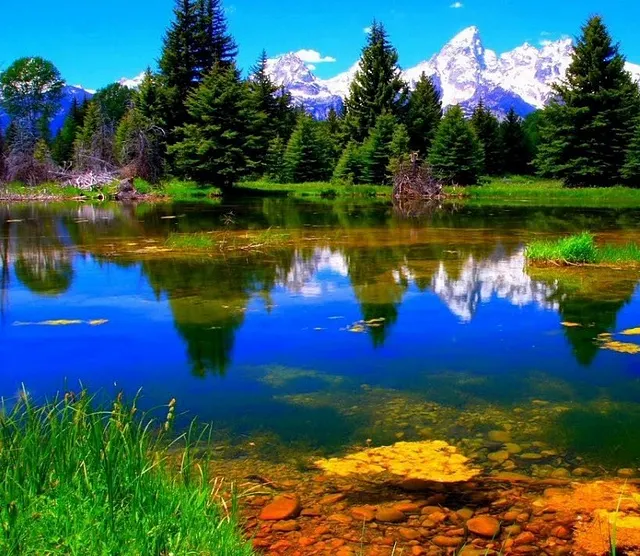
#> input picture images/img1.png, 640 x 556 px, given in place of img1.jpg, which was not available
$ python costura.py
#> lines starting #> are read from the running program, lines starting #| are printed output that depends on the picture
### vc/panografia.py
"""Panografia por translação: detecção de cantos (Harris), correspondência, RANSAC e mosaico.

As imagens são arrays NumPy (H, W) ou (H, W, C). Convenção: um ponto p2 da imagem 2 corresponde a
p1 = p2 + t no quadro da imagem 1, com pontos em coordenadas (x, y) = (coluna, linha) e t = (tx, ty).
"""
import numpy as np
from numpy.lib.stride_tricks import sliding_window_view

from . import filtros


def cinza(img):
    a = np.asarray(img, float)
    return a if a.ndim == 2 else a[..., :3] @ np.array([0.299, 0.587, 0.114])


# ---------- detecção ----------
def resposta_harris(img, sigma=1.5, k=0.04):
    """R = det(M) - k·tr(M)², com M = G_sigma * [Ix² IxIy; IxIy Iy²] e gradientes por diferença central."""
    g = cinza(img)
    iy, ix = np.gradient(g)
    n = int(2 * np.ceil(3 * sigma) + 1)
    w = filtros.nucleo_gaussiano(n, sigma)
    sxx, syy, sxy = (filtros.convolucao(v, w, "reflect") for v in (ix * ix, iy * iy, ix * iy))
    return sxx * syy - sxy ** 2 - k * (sxx + syy) ** 2


def detectar_cantos(img, max_pontos=800, raio_nms=6, margem=8, limiar_rel=0.01, sigma=1.5):
    """Pontos (x, y) de máximos locais de Harris (R > limiar_rel·Rmax), ordenados do mais forte ao mais fraco."""
    r = resposta_harris(img, sigma)
    H, W = r.shape
    t = 2 * raio_nms + 1
    maximo = sliding_window_view(np.pad(r, raio_nms, constant_values=-np.inf), (t, t)).max(axis=(-1, -2))
    ys, xs = np.nonzero((r >= maximo) & (r > limiar_rel * r.max()))
    dentro = (xs >= margem) & (xs < W - margem) & (ys >= margem) & (ys < H - margem)
    xs, ys = xs[dentro], ys[dentro]
    ordem = np.argsort(-r[ys, xs])[:max_pontos]
    return np.stack([xs[ordem], ys[ordem]], axis=1)


# ---------- descritores e correspondência ----------
def descritores(img, pontos, raio=7):
    """Retalhos (2·raio+1)² em torno dos pontos, com média zero e norma 1 (a correlação vira produto interno)."""
    g = filtros.convolucao(cinza(img), filtros.nucleo_gaussiano(5, 1.0), "reflect")
    p = np.pad(g, raio, mode="reflect")
    t = 2 * raio + 1
    jan = sliding_window_view(p, (t, t))
    d = jan[pontos[:, 1], pontos[:, 0]].reshape(len(pontos), -1)
    d = d - d.mean(axis=1, keepdims=True)
    return d / np.maximum(np.linalg.norm(d, axis=1, keepdims=True), 1e-12)


def correspondencias(d1, d2, ncc_min=0.85, razao=0.9):
    """Pares (i, j) com melhor correlação mútua, NCC >= ncc_min e teste da razão (2º melhor / melhor)."""
    if len(d1) == 0 or len(d2) == 0:
        return np.zeros((0, 2), int)
    c = d1 @ d2.T
    j = c.argmax(axis=1)
    i = c.argmax(axis=0)
    ok = i[j] == np.arange(len(d1))
    melhor = c[np.arange(len(d1)), j]
    ok &= melhor >= ncc_min
    if c.shape[1] > 1:
        c2 = c.copy()
        c2[np.arange(len(d1)), j] = -np.inf
        ok &= (1 - melhor) < razao * (1 - c2.max(axis=1))   # distância ~ 1 - NCC
    idx = np.nonzero(ok)[0]
    return np.stack([idx, j[idx]], axis=1)


# ---------- translação robusta ----------
def estimar_translacao(p1, p2, limiar=3.0):
    """RANSAC para o modelo p1 = p2 + t. Uma correspondência já define t, então todas as hipóteses são testadas
    (determinístico). Retorna (t, máscara de inliers); t é refinado pela média dos inliers."""
    p1, p2 = np.asarray(p1, float), np.asarray(p2, float)
    if len(p1) == 0:
        raise ValueError("Nenhuma correspondência para estimar a translação.")
    d = p1 - p2
    contagem = (np.linalg.norm(d[:, None] - d[None], axis=2) <= limiar).sum(axis=1)
    t = d[contagem.argmax()]
    for _ in range(3):
        inl = np.linalg.norm(d - t, axis=1) <= limiar
        t = d[inl].mean(axis=0)
    return t, np.linalg.norm(d - t, axis=1) <= limiar


def alinhar(img1, img2, max_pontos=800, ncc_min=0.85, limiar=3.0):
    """Detecta, corresponde e estima t. Retorna dict com t, pontos, correspondências e máscara de inliers."""
    k1, k2 = detectar_cantos(img1, max_pontos), detectar_cantos(img2, max_pontos)
    m = correspondencias(descritores(img1, k1), descritores(img2, k2), ncc_min)
    q1, q2 = k1[m[:, 0]], k2[m[:, 1]]
    t, inl = estimar_translacao(q1, q2, limiar)
    return {"t": t, "pontos1": k1, "pontos2": k2, "p1": q1, "p2": q2, "inliers": inl}


# ---------- mosaico ----------
def _peso_borda(h, w):
    """Peso linear: cresce do contorno para o centro da imagem (feathering)."""
    y = np.minimum(np.arange(h) + 1, h - np.arange(h))
    x = np.minimum(np.arange(w) + 1, w - np.arange(w))
    return np.minimum(y[:, None], x[None, :]).astype(float)


def mosaico(img1, img2, t, modo="linear"):
    """Põe a imagem 2 deslocada de t (arredondado) sobre a 1 num quadro comum.
    modo: "linear" (pesos que decaem para a borda na sobreposição) ou "media" (média simples).
    Fora da sobreposição vale a imagem que existe; pixels sem nenhuma imagem ficam pretos."""
    a1, a2 = np.asarray(img1, float), np.asarray(img2, float)
    tx, ty = (int(round(v)) for v in t)
    x0, y0 = min(0, tx), min(0, ty)
    W = max(a1.shape[1], tx + a2.shape[1]) - x0
    H = max(a1.shape[0], ty + a2.shape[0]) - y0
    forma = (H, W) + a1.shape[2:]
    soma, peso = np.zeros(forma), np.zeros((H, W))
    for a, (dx, dy) in ((a1, (-x0, -y0)), (a2, (tx - x0, ty - y0))):
        h, w = a.shape[:2]
        p = _peso_borda(h, w) if modo == "linear" else np.ones((h, w))
        pa = p[..., None] if a.ndim == 3 else p
        soma[dy:dy + h, dx:dx + w] += a * pa
        peso[dy:dy + h, dx:dx + w] += p
    pw = peso[..., None] if a1.ndim == 3 else peso
    return np.where(pw > 0, soma / np.maximum(pw, 1e-12), 0)


def justaposicao(img1, img2):
    """Imagens lado a lado, sem alinhamento (altura completada com preto)."""
    a1, a2 = np.asarray(img1, float), np.asarray(img2, float)
    H = max(a1.shape[0], a2.shape[0])

    def pad(a):
        return np.pad(a, [(0, H - a.shape[0]), (0, 0)] + [(0, 0)] * (a.ndim - 2))
    return np.concatenate([pad(a1), pad(a2)], axis=1)

### vc/filtros.py
"""Filtragem linear e não linear, forma matricial e imagem integral.

As imagens são arrays NumPy (H, W) ou (H, W, C); cada canal é filtrado separadamente.
`modo` é o modo de preenchimento de borda do np.pad ("constant" = zero-padding).
"""
import numpy as np
from numpy.lib.stride_tricks import sliding_window_view


def _por_canal(img, fn):
    a = np.asarray(img, float)
    if a.ndim == 2:
        return fn(a)
    return np.stack([fn(a[..., c]) for c in range(a.shape[2])], axis=-1)


def _janelas(canal, kh, kw, modo):
    if kh % 2 == 0 or kw % 2 == 0:
        raise ValueError("A janela deve ter dimensões ímpares.")
    p = np.pad(canal, ((kh // 2, kh // 2), (kw // 2, kw // 2)), mode=modo)
    return sliding_window_view(p, (kh, kw))


# ---------- núcleos ----------
def nucleo_media(k):
    return np.ones((k, k)) / (k * k)


def nucleo_gaussiano(k, sigma=None):
    sigma = sigma or k / 4
    x = np.arange(k) - k // 2
    g = np.exp(-x ** 2 / (2 * sigma ** 2))
    g /= g.sum()
    return np.outer(g, g)


# [7 lines left out: function nucleo_binomial, not called in this run]


H_CORNER = np.array([1, -2, 1]) / 2


def nucleo_corner():
    """Filtro corner = 1/4 [1 -2 1; -2 4 -2; 1 -2 1] (separável: h^T h com h = 1/2[1 -2 1])."""
    return np.outer(H_CORNER, H_CORNER)


# ---------- convolução ----------
def convolucao(img, nucleo, modo="constant"):
    """Convolução 2D (núcleo espelhado) com preenchimento de borda."""
    k = np.asarray(nucleo, float)[::-1, ::-1]
    return _por_canal(img, lambda c: np.einsum("ijkl,kl->ij", _janelas(c, *k.shape, modo), k))


# [5 lines left out: function filtro_separavel, not called in this run]


# ---------- filtros não lineares ----------
def mediana(img, k=3, modo="constant"):
    return _por_canal(img, lambda c: np.median(_janelas(c, k, k, modo).reshape(*c.shape, -1), axis=-1))


# [41 lines left out: functions media_alfa_cortada, mediana_ponderada, matriz_filtro_1d, not called in this run]


def matrizes_filtro_separavel(shape, h_vertical, h_horizontal):
    """Retorna (H_v, H_h) tais que g = H_v @ H_h @ f.ravel()."""
    return matriz_filtro_1d(shape, h_vertical, 0), matriz_filtro_1d(shape, h_horizontal, 1)


def aplicar_matricial(img, Hv, Hh):
    f = np.asarray(img, float)
    return (Hv @ (Hh @ f.ravel())).reshape(f.shape)


# ---------- imagem integral ----------
def imagem_integral(img):
    """s(i,j) = soma de f(k,l) para k<=i, l<=j."""
    return np.asarray(img, float).cumsum(axis=0).cumsum(axis=1)


# [22 lines left out: functions soma_retangulo, filtro_media_integral, not called in this run]

### costura.py
"""Atividade 03 - panografia por translação (costura de duas imagens).

Uso:  python costura.py [img1] [img2] [pasta_saida]
Imprime t = (tx, ty) e o número de inliers; gera mosaico.jpg, justaposicao.png, correspondencias.png e
comparacao.png. Por padrão usa images/img1 e images/img2 (.jpg ou .png).
"""
import os
import sys

import numpy as np
from PIL import Image, ImageDraw

from vc import panografia

BASE = os.path.dirname(os.path.abspath(__file__))


def pil(arr):
    return Image.fromarray(np.clip(np.rint(arr), 0, 255).astype(np.uint8))


def rotular(img, texto):
    img = img.copy()
    d = ImageDraw.Draw(img)
    d.rectangle((0, 0, 8 + 7 * len(texto), 18), fill=(0, 0, 0))
    d.text((4, 3), texto, fill=(255, 255, 255))
    return img


def desenhar_correspondencias(img1, img2, res):
    """Imagens lado a lado; inliers em verde e outliers em vermelho."""
    a, b = np.asarray(img1, float), np.asarray(img2, float)
    tela = pil(panografia.justaposicao(a, b))
    d = ImageDraw.Draw(tela)
    w = a.shape[1]
    for p, q, ok in zip(res["p1"], res["p2"], res["inliers"]):
        d.line((p[0], p[1], q[0] + w, q[1]), fill=(0, 220, 0) if ok else (255, 0, 0), width=1)
    return tela


def costurar(a, b, modo="linear", **kw):
    """Roda o pipeline completo; retorna (resultado do alinhamento, mosaico, justaposição) em arrays."""
    res = panografia.alinhar(a, b, **kw)
    return res, panografia.mosaico(a, b, res["t"], modo), panografia.justaposicao(a, b)


def visoes(a, b, res, mos, cola):
    """Dicionário visão -> imagem PIL (usado pela linha de comando e pela interface)."""
    tx, ty = res["t"]
    pm, pc, pk = pil(mos), pil(cola), desenhar_correspondencias(a, b, res)
    largura = max(pm.width, pc.width, pk.width)
    comp = Image.new("RGB", (largura, pm.height + pc.height + pk.height), "white")
    y = 0
    for im, t in ((pm, f"Mosaico  t = ({tx:.2f}, {ty:.2f})  inliers = {int(res['inliers'].sum())}"),
                  (pc, "Justaposição direta (sem alinhamento)"),
                  (pk, "Correspondências (verde = inlier, vermelho = outlier)")):
        comp.paste(rotular(im, t), (0, y))
        y += im.height
    return {"Comparação": comp, "Mosaico": pm, "Justaposição": pc, "Correspondências": pk}


def localizar(base, nome):
    for ext in (".jpg", ".png", ".jpeg"):
        c = os.path.join(base, nome + ext)
        if os.path.exists(c):
            return c
    raise FileNotFoundError(f"{nome}.jpg/.png não encontrado em {base}")


def main(c1, c2, saida):
#> called with c1 = 'images/img1.jpg', c2 = 'images/img2.jpg', saida = 'resultados_panografia'
    os.makedirs(saida, exist_ok=True)
    a = np.asarray(Image.open(c1).convert("RGB"), float)
    b = np.asarray(Image.open(c2).convert("RGB"), float)
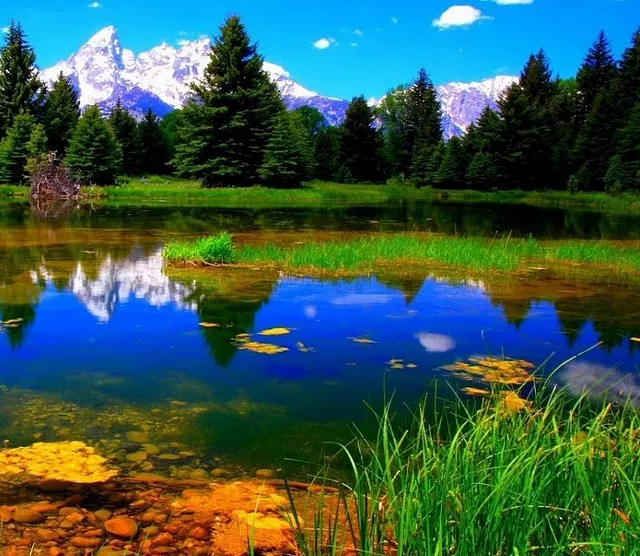
#> input picture images/img2.png, 640 x 556 px, given in place of img2.jpg, which was not available
    res, mos, cola = costurar(a, b)
#> in detectar_cantos, `ys, xs = np.nonzero((r >= maximo) & (r > limiar_rel * r.max()))`: ys = 520 values from 0 to 555; xs = 520 values, max 639 at index 100, min 0 at index 52, mean 290.7
#> in detectar_cantos, `xs, ys = xs[dentro], ys[dentro]`: xs = 479 values, max 630 at index 418, min 8 at index 249, mean 292.8; ys = 479 values from 9 to 547
#> in detectar_cantos, `ordem = np.argsort(-r[ys, xs])[:max_pontos]`: ordem = 479 values, max 478 at index 471, min 0 at index 128, mean 239
#> call 2 of detectar_cantos, with max_pontos = 800, raio_nms = 6, margem = 8, limiar_rel = 0.01, sigma = 1.5
#> in detectar_cantos (call 2), `maximo = sliding_window_view(np.pad(r, raio_nms, constant_values=-np.i..`:
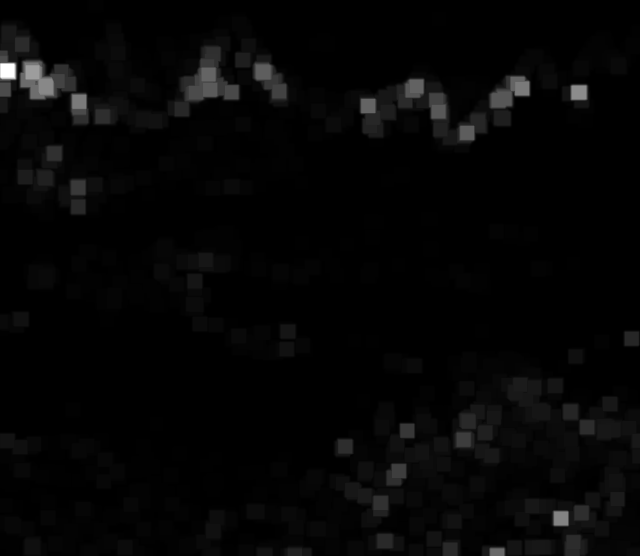
#> maximo: shape (556, 640) float64; min -303.1, max 10227724.2, mean 228899.8; drawn with min black and max white
#> in detectar_cantos (call 2), `ys, xs = np.nonzero((r >= maximo) & (r > limiar_rel * r.max()))`: ys = 436 values from 23 to 555; xs = 436 values, max 639 at index 4, min 0 at index 76, mean 327.2
#> in detectar_cantos (call 2), `xs, ys = xs[dentro], ys[dentro]`: xs = 397 values, max 631 at index 182, min 8 at index 88, mean 326.5; ys = 397 values from 23 to 547
#> in detectar_cantos (call 2), `ordem = np.argsort(-r[ys, xs])[:max_pontos]`: ordem = 397 values, max 396 at index 233, min 0 at index 248, mean 198
#> in alinhar, `k1, k2 = detectar_cantos(img1, max_pontos), detectar_cantos(img2, max_..`: k1 = 479 pairs, first value 8 to 630, second value 9 to 547; k2 = 397 pairs, first value 8 to 631, second value 23 to 547
#> in descritores, `return d / np.maximum(np.linalg.norm(d, axis=1, keepdims=True), 1e-12)`:
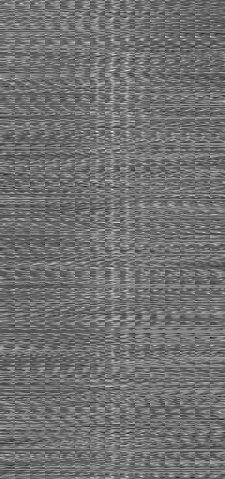
#> returned value: shape (479, 225) float64; min -0.311, max 0.387, mean -8.28e-19; drawn with min black and max white
#> in correspondencias, `j = c.argmax(axis=1)`: j = 479 values, max 395 at index 436, min 0 at index 2, mean 196.2
#> in correspondencias, `i = c.argmax(axis=0)`: i = 397 values, max 478 at index 394, min 1 at index 47, mean 226.4
#> in correspondencias, `melhor = c[np.arange(len(d1)), j]`: melhor = 479 values, max 1 at index 8, min 0.371 at index 402, mean 0.798
#> in correspondencias, `c2[np.arange(len(d1)), j] = -np.inf`:
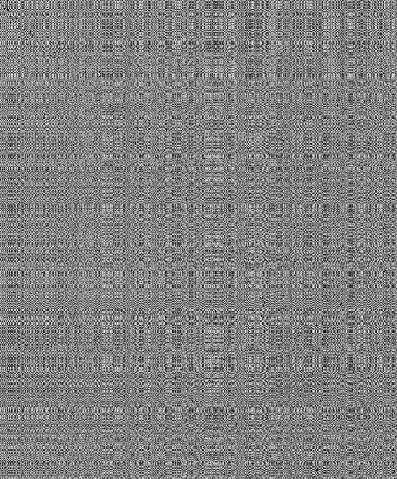
#> c2: shape (479, 397) float64; 0.25% of the values are NaN or infinite; the others: min -0.952, max 0.977, mean 0.0275; drawn with min black, max white, NaN and infinite black
#> in correspondencias, `idx = np.nonzero(ok)[0]`: idx = 144 values from 1 to 478
#> in alinhar, `m = correspondencias(descritores(img1, k1), descritores(img2, k2), ncc..`: m = 144 pairs, first value 1 to 478, second value 0 to 395
#> in alinhar, `q1, q2 = k1[m[:, 0]], k2[m[:, 1]]`: q1 = 144 pairs, first value 173 to 630, second value 24 to 546; q2 = 144 pairs, first value 9 to 575, second value 23 to 547
#> in estimar_translacao, `p1, p2 = np.asarray(p1, float), np.asarray(p2, float)`: p1 has the same summary as q1 in alinhar; p2 has the same summary as q2 in alinhar
#> in estimar_translacao, `d = p1 - p2`: d = 144 pairs, first value -234 to 363, second value -310 to 359
#> in estimar_translacao, `contagem = (np.linalg.norm(d[:, None] - d[None], axis=2) <= limiar).su..`: contagem = 144 values, max 136 at index 1, min 1 at index 0, mean 128.4
#> in estimar_translacao, `t = d[contagem.argmax()]`: t = [362, 0]
#> in alinhar, `t, inl = estimar_translacao(q1, q2, limiar)`: t = [361.9, -0.353]
#> in costurar, `res = panografia.alinhar(a, b, **kw)`: res = 6 items
#> in mosaico, `tx, ty = (int(round(v)) for v in t)`: tx = 362; ty = 0
#> in mosaico, `W = max(a1.shape[1], tx + a2.shape[1]) - x0`: W = 1002
#> in mosaico, `H = max(a1.shape[0], ty + a2.shape[0]) - y0`: H = 556
#> in mosaico, `forma = (H, W) + a1.shape[2:]`: forma = (556, 1002, 3)
#> the loop in mosaico, `for a, (dx, dy) in ((a1, (-x0, -y0)), (a2, (tx - x0, ty - y0))):` made 2 passes
#> (dx, dy, h, w) on passes 1 to 2: (0, 0, 556, 640), (362, 0, 556, 640)
#> pass 1, in mosaico, `p = _peso_borda(h, w) if modo == "linear" else np.ones((h, w))`:
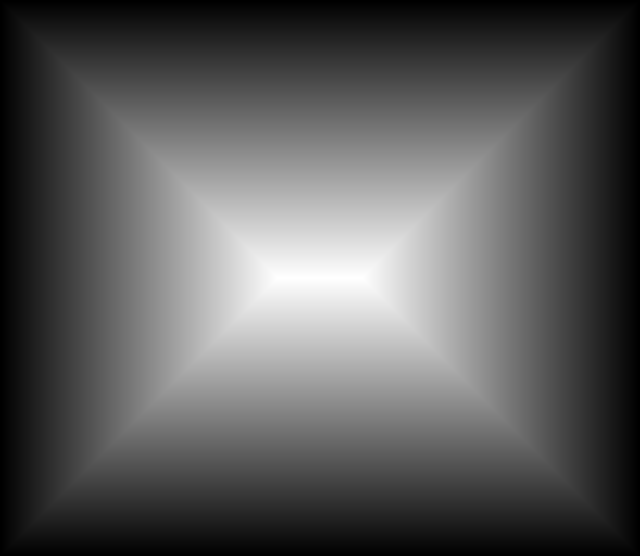
#> p: shape (556, 640) float64; min 1, max 278, mean 99.2; drawn with min black and max white
#> res = 6 items
    tx, ty = res["t"]
#> tx = 361.9; ty = -0.353
    print(f"Pontos detectados: {len(res['pontos1'])} (img1), {len(res['pontos2'])} (img2)")
#| Pontos detectados: 479 (img1), 397 (img2)
    print(f"Correspondências candidatas: {len(res['p1'])}")
#| Correspondências candidatas: 144
    print(f"Translação estimada: t = (tx, ty) = ({tx:.2f}, {ty:.2f})")
#| Translação estimada: t = (tx, ty) = (361.91, -0.35)
    print(f"Inliers: {int(res['inliers'].sum())} de {len(res['p1'])}")
#| Inliers: 136 de 144
    v = visoes(a, b, res, mos, cola)
#> in visoes, `tx, ty = res["t"]`: tx = 361.9; ty = -0.353
#> the loop in desenhar_correspondencias, `for p, q, ok in zip(res["p1"], res["p2"], res["inliers"]):` made 144 passes
#> (p, q, ok) on passes 1 to 12: ([288, 106], [370, 126], False), ([394, 72], [32, 72], True), ([407, 85], [45, 86], True), ([399, 91], [37, 91], True), ([441, 101], [79, 101], True), ([570, 74], [208, 74], True), ([624, 72], [263, 72], True), ([593, 92], [231, 92], True), ([571, 89], [210, 89], True), ([557, 92], [196, 92], True), ([351, 92], [346, 115], False), ([569, 66], [207, 66], True)
#> in visoes, `pm, pc, pk = pil(mos), pil(cola), desenhar_correspondencias(a, b, res)`:
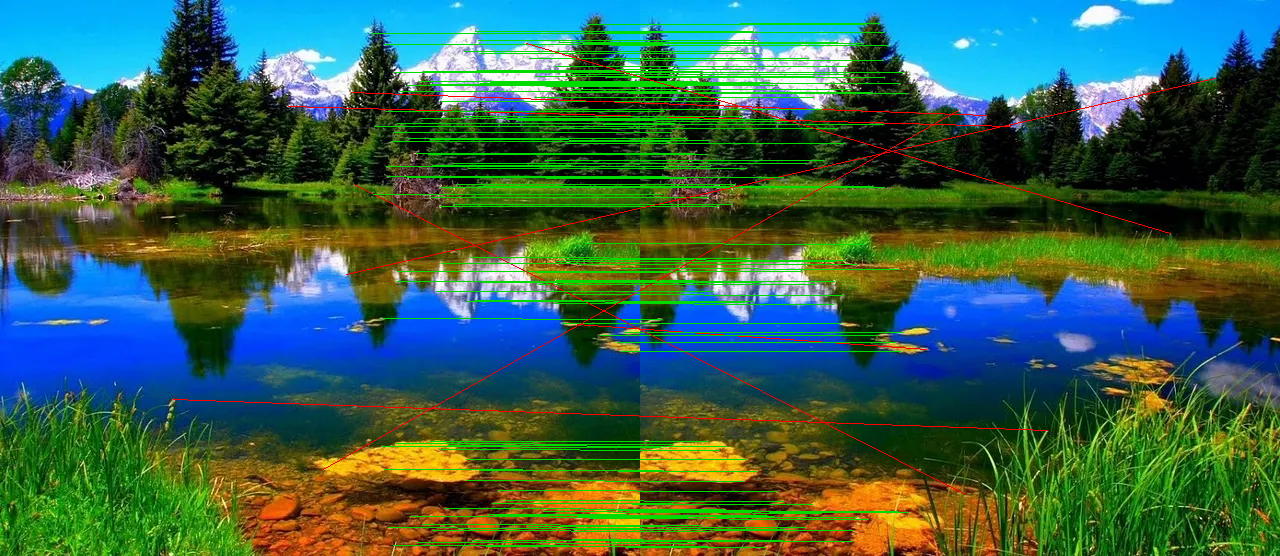
#> pk: PIL image 1280x556 RGB; mean R, G, B 56.3, 97.5, 79
#> in visoes, `comp = Image.new("RGB", (largura, pm.height + pc.height + pk.height), ..`: comp: PIL image 1280x1668 RGB; every value is 255
#> the loop in visoes, `for im, t in ((pm, f"Mosaico  t = ({tx:.2f}, {ty:.2f})  inliers = {int..` made 3 passes
#> y on passes 1, 3: 556, 1668
#> (t, y) on pass 2: ('Justaposição direta (sem alinhamento)', 1112)
#> after the loop in visoes, `for im, t in ((pm, f"Mosaico  t = ({tx:.2f}, {ty:.2f})  inliers = {int..`:
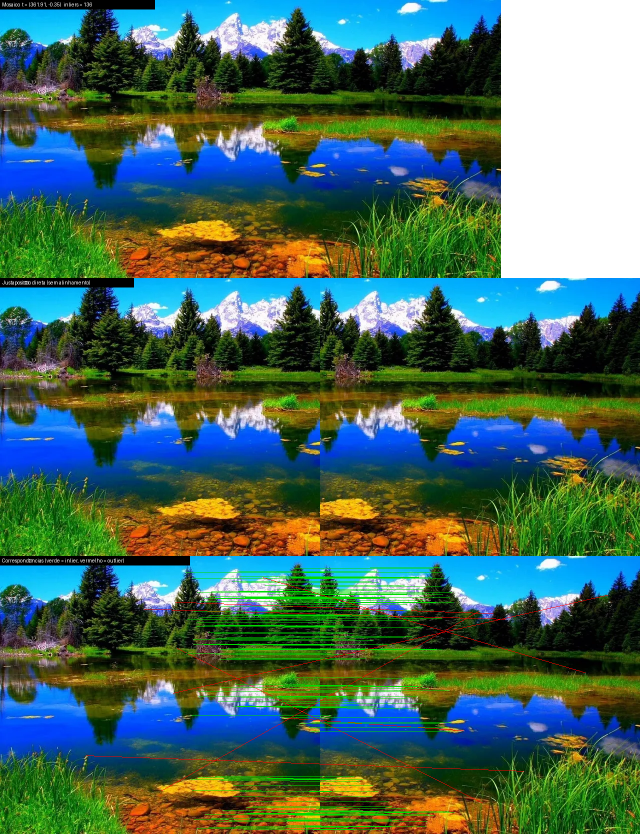
#> comp: PIL image 1280x1668 RGB (shown at 1/2 size); mean R, G, B 71.5, 104.6, 92.7
#> after the loop in visoes, `for im, t in ((pm, f"Mosaico  t = ({tx:.2f}, {ty:.2f})  inliers = {int..`: y = 1668
#> v = 4 items
    pil(mos).save(os.path.join(saida, "mosaico.jpg"), quality=95)
    v["Justaposição"].save(os.path.join(saida, "justaposicao.png"))
    v["Correspondências"].save(os.path.join(saida, "correspondencias.png"))
    v["Comparação"].save(os.path.join(saida, "comparacao.png"))
    print(f"Resultados em {saida}")


if __name__ == "__main__":
    pasta = os.path.join(BASE, "images")
    main(sys.argv[1] if len(sys.argv) > 1 else localizar(pasta, "img1"),
         sys.argv[2] if len(sys.argv) > 2 else localizar(pasta, "img2"),
         sys.argv[3] if len(sys.argv) > 3 else os.path.join(BASE, "resultados_panografia"))
